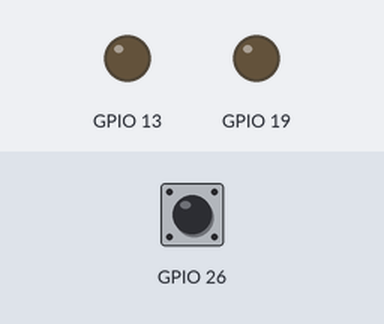
Simulated run of this program. Board: Raspberry Pi (BCM pin numbers). Shown: output pins drawn as LEDs (lit = HIGH). The inputs (shaded band) are chosen by the test bench; at power-on: GPIO 26 HIGH. The clock reads 2024-03-15 10:24:30 at power-on unless the program sets it; the camera gives no picture and a still takes 0.5 s.

Above: at 1.2 s.
1.3 s: GPIO 26 pulled LOW for 0.15 s
At 1.7 s:
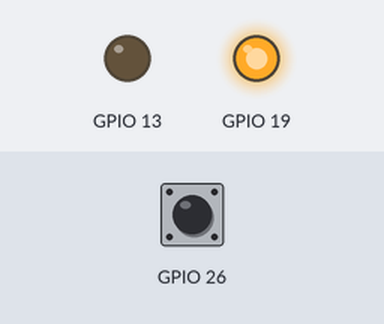
3.3 s: GPIO 26 pulsed LOW 2 times (0.12 s each, 0.3 s apart)
At 4.6 s:
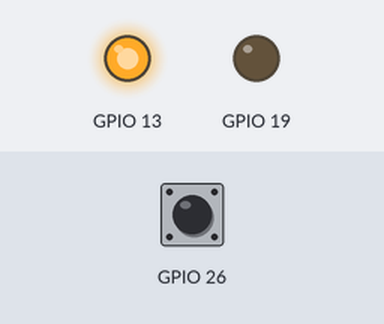
Timing chart, 0 to 6.3 s (numbered marks = the images above; inputs shaded):
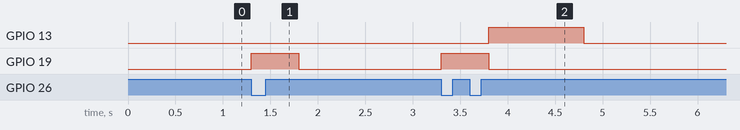

Measured:
- after the input at 1.3 s, GPIO 19: LOW → HIGH at once, → LOW 0.50 s later
- after the input at 3.3 s, GPIO 13: LOW → HIGH after 0.50 s, → LOW 1.0 s later; GPIO 19: LOW → HIGH at once, → LOW 0.50 s later

The program:

camera_v2.py
```python
#Import Files
import RPi.GPIO as GPIO
import picamera
import time

#GPIO Settings
GPIO.setmode(GPIO.BCM)
GPIO.setup(13, GPIO.OUT)
GPIO.setup(19, GPIO.OUT)
GPIO.setup(26, GPIO.IN, pull_up_down=GPIO.PUD_UP)

#Camera Settings
CAM_DIR  = "/home/pi/python/_photo/"

camera = picamera.PiCamera()

#Camera Function
def camera_func(x):
    if GPIO.input(26) == 0:
        GPIO.output(19, GPIO.HIGH)
        filename = time.strftime("%Y%m%d%H%M%S") + ".jpeg"
        save_dir_filename = CAM_DIR + filename
        camera.capture(save_dir_filename)
        GPIO.output(19, GPIO.LOW)
    else:
        GPIO.output(13, GPIO.HIGH)
        time.sleep(1)
        GPIO.output(13, GPIO.LOW)

#Interrupt
GPIO.add_event_detect(26, GPIO.FALLING, callback=camera_func, bouncetime=200)

#Main
try:
    while True:
        pass

except KeyboardInterrupt:
    GPIO.cleanup()
```
